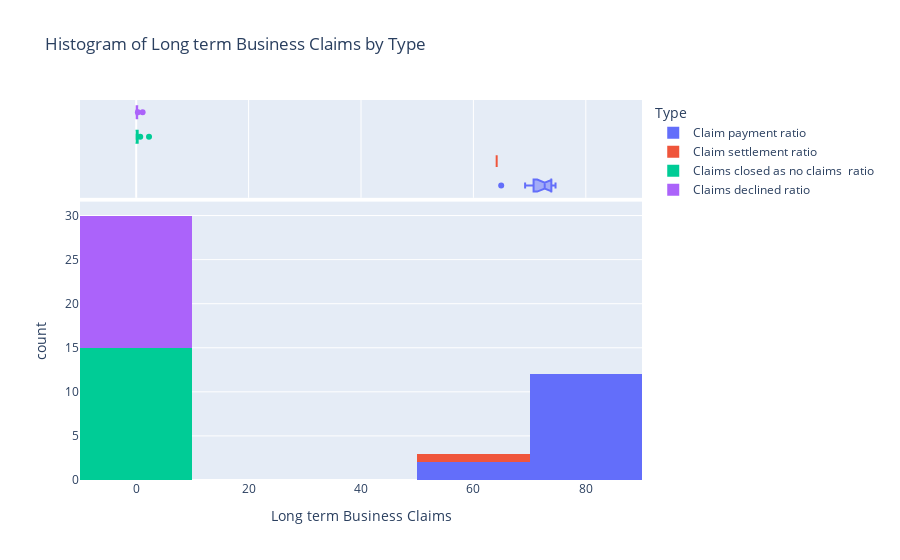

Notebook cell for this chart:
### Code cell
import plotly.express as px
import pandas as pd



# Create an interactive histogram
fig = px.histogram(
    df_panel, x='Long term Business Claims',
    color='Type',  # Group by 'Type'
    title='Histogram of Long term Business Claims by Type',
    labels={'Long term Business Claims': 'Long term Business Claims'},
    marginal='box'  # Add a box plot to the side
)

# Show the plot
fig.show()

### Figure 1 — Plotly figure (JSON) as saved in the notebook; plotly's stock layout.template omitted (floating-point values rounded to 4 significant figures)
{"data": [{"alignmentgroup": "True", "bingroup": "x", "hovertemplate": "Type=Claim payment ratio <br>Long term Business Claims=%{x}<br>count=%{y}<extra></extra>", "legendgroup": "Claim payment ratio ", "marker": {"color": "#636efa", "pattern": {"shape": ""}}, "name": "Claim payment ratio ", "offsetgroup": "Claim payment ratio ", "orientation": "v", "showlegend": true, "type": "histogram", "x": [64.95, 69.2, 70.65, 72.17, 73.48, 74.38, 71.75, 70.71, 72.27, 73.11, 73.65, 73.87, 74.09, 74.61], "xaxis": "x", "yaxis": "y"}, {"alignmentgroup": "True", "hovertemplate": "Type=Claim payment ratio <br>Long term Business Claims=%{x}<extra></extra>", "legendgroup": "Claim payment ratio ", "marker": {"color": "#636efa"}, "name": "Claim payment ratio ", "notched": true, "offsetgroup": "Claim payment ratio ", "showlegend": false, "type": "box", "x": [64.95, 69.2, 70.65, 72.17, 73.48, 74.38, 71.75, 70.71, 72.27, 73.11, 73.65, 73.87, 74.09, 74.61], "xaxis": "x2", "yaxis": "y2"}, {"alignmentgroup": "True", "bingroup": "x", "hovertemplate": "Type=Claim settlement ratio <br>Long term Business Claims=%{x}<br>count=%{y}<extra></extra>", "legendgroup": "Claim settlement ratio ", "marker": {"color": "#EF553B", "pattern": {"shape": ""}}, "name": "Claim settlement ratio ", "offsetgroup": "Claim settlement ratio ", "orientation": "v", "showlegend": true, "type": "histogram", "x": [64.14], "xaxis": "x", "yaxis": "y"}, {"alignmentgroup": "True", "hovertemplate": "Type=Claim settlement ratio <br>Long term Business Claims=%{x}<extra></extra>", "legendgroup": "Claim settlement ratio ", "marker": {"color": "#EF553B"}, "name": "Claim settlement ratio ", "notched": true, "offsetgroup": "Claim settlement ratio ", "showlegend": false, "type": "box", "x": [64.14], "xaxis": "x2", "yaxis": "y2"}, {"alignmentgroup": "True", "bingroup": "x", "hovertemplate": "Type=Claims closed as no claims  ratio   <br>Long term Business Claims=%{x}<br>count=%{y}<extra></extra>", "legendgroup": "Claims closed as no claims  ratio   ", "marker": {"color": "#00cc96", "pattern": {"shape": ""}}, "name": "Claims closed as no claims  ratio   ", "offsetgroup": "Claims closed as no claims  ratio   ", "orientation": "v", "showlegend": true, "type": "histogram", "x": [2.281, 0.165, 0.2666, 0.1226, 0.1149, 0.2314, 0.08366, 0.1184, 0.0752, 0.2444, 0.07999, 0.135, 0.05842, 0.2877, 0.7167], "xaxis": "x", "yaxis": "y"}, {"alignmentgroup": "True", "hovertemplate": "Type=Claims closed as no claims  ratio   <br>Long term Business Claims=%{x}<extra></extra>", "legendgroup": "Claims closed as no claims  ratio   ", "marker": {"color": "#00cc96"}, "name": "Claims closed as no claims  ratio   ", "notched": true, "offsetgroup": "Claims closed as no claims  ratio   ", "showlegend": false, "type": "box", "x": [2.281, 0.165, 0.2666, 0.1226, 0.1149, 0.2314, 0.08366, 0.1184, 0.0752, 0.2444, 0.07999, 0.135, 0.05842, 0.2877, 0.7167], "xaxis": "x2", "yaxis": "y2"}, {"alignmentgroup": "True", "bingroup": "x", "hovertemplate": "Type=Claims declined ratio <br>Long term Business Claims=%{x}<br>count=%{y}<extra></extra>", "legendgroup": "Claims declined ratio ", "marker": {"color": "#ab63fa", "pattern": {"shape": ""}}, "name": "Claims declined ratio ", "offsetgroup": "Claims declined ratio ", "orientation": "v", "showlegend": true, "type": "histogram", "x": [0.145, 0.0491, 0.05395, 0.1706, 0.09442, 0.163, 1.138, 0.1448, 0.1074, 0.2065, 0.1504, 0.07117, 0.1263, 0.07869, 0.3037], "xaxis": "x", "yaxis": "y"}, {"alignmentgroup": "True", "hovertemplate": "Type=Claims declined ratio <br>Long term Business Claims=%{x}<extra></extra>", "legendgroup": "Claims declined ratio ", "marker": {"color": "#ab63fa"}, "name": "Claims declined ratio ", "notched": true, "offsetgroup": "Claims declined ratio ", "showlegend": false, "type": "box", "x": [0.145, 0.0491, 0.05395, 0.1706, 0.09442, 0.163, 1.138, 0.1448, 0.1074, 0.2065, 0.1504, 0.07117, 0.1263, 0.07869, 0.3037], "xaxis": "x2", "yaxis": "y2"}], "layout": {"barmode": "relative", "legend": {"title": {"text": "Type"}, "tracegroupgap": 0}, "title": {"text": "Histogram of Long term Business Claims by Type"}, "xaxis": {"anchor": "y", "domain": [0, 1], "title": {"text": "Long term Business Claims"}}, "xaxis2": {"anchor": "y2", "domain": [0, 1], "matches": "x", "showgrid": true, "showticklabels": false}, "yaxis": {"anchor": "x", "domain": [0, 0.7326], "title": {"text": "count"}}, "yaxis2": {"anchor": "x2", "domain": [0.7426, 1], "matches": "y2", "showgrid": false, "showline": false, "showticklabels": false, "ticks": ""}}}
